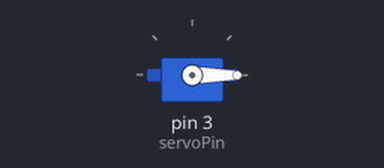
Bench run of a sketch on a simulated Arduino Uno, built with avr-gcc and run on an emulated ATmega328P. Shown: servo.

Above: at 0.05 s.
At 1.25 s:
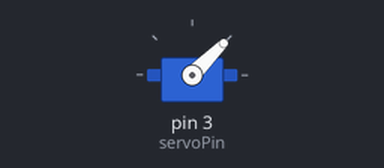
At 2.5 s:
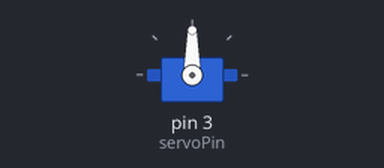
At 5.0 s:
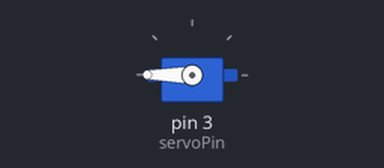
Timing chart, 0 to 6.5 s (numbered marks = the images above):
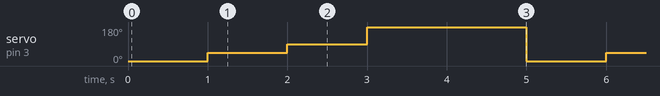

The sketch:

ServoTest.ino
```cpp
#include <Servo.h>
// Declare the Servo pin
int servoPin = 3;
// Create a servo object
Servo Servo1;
void setup() {
   // We need to attach the servo to the used pin number
   Servo1.attach(servoPin);
}
void loop(){
   // Make servo go to 0 degrees
   Servo1.write(0);
   delay(1000);
    Servo1.write(45);
   delay(1000);
   // Make servo go to 90 degrees
   Servo1.write(90);
   delay(1000);
   // Make servo go to 180 degrees
   Servo1.write(180);
   delay(1000);
   Servo1.write(360);
   delay(1000);
}
```

Measured:
- by itself, servo on pin 3 (servoPin): repeats every 5.0 s: 90° 1.0 s, 180° 2.0 s, 0° 1.0 s, 45° 1.0 s
